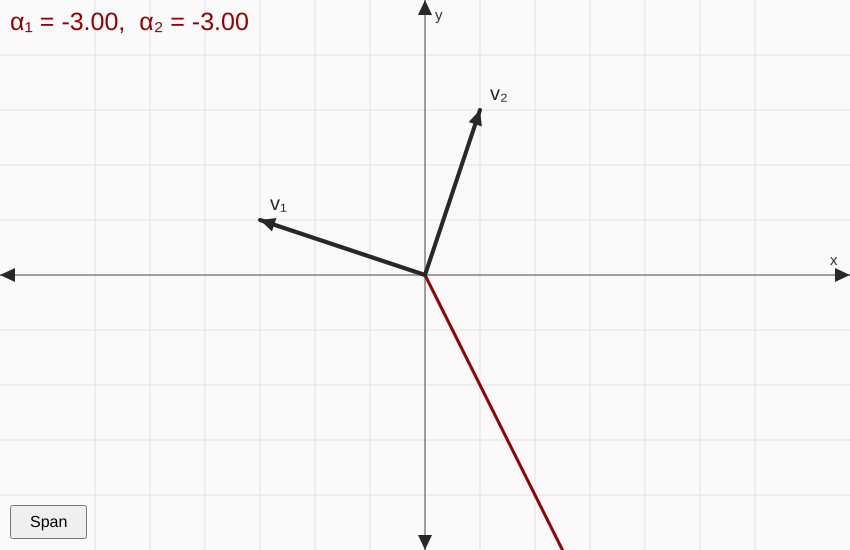
Frame 1 (no input)
Frame 60 (no input): identical to frame 1, image omitted
Frame 120 (the mouse pressed at the canvas centre since frame 60): identical to frame 1, image omitted

The p5.js sketch that drew this single still picture (run headless with seeded random() and noise() and a simulated clock; from frame 60 on, the mouse is pressed at the canvas centre):

// p5.js sketch
// ── sketch.js
let v1 = { x: -3, y: 1 };
let v2 = { x: 1, y: 3 };

let scale = 55;

// coefficient range
let minCoeff = -3;
let maxCoeff = 3;
let step = 0.25;

// Store previous vectors
let traces = [];

let a = minCoeff;
let b = minCoeff;

let timer = 0;
let delay = 3;

let animating = false;
let spanButton;


// ==================================================
// Setup
// ==================================================

function setup() {

    createCanvas(850, 550);

    angleMode(RADIANS);

    // Create button
    spanButton = createButton("Span");

    spanButton.style("font-size", "16px");
    spanButton.style("padding", "6px 18px");
    spanButton.style("cursor", "pointer");

    // Position at bottom centre of canvas
    spanButton.position(
        10,
        height - 45
    );

    spanButton.mousePressed(toggleAnimation);
}


// ==================================================
// Draw
// ==================================================

function draw() {

    background(250);

    push();

    translate(width / 2, height / 2);

    drawGrid();
    drawAxes();

    // Previous vectors
    for (let v of traces) {
        drawTrace(v.x, v.y);
    }

    // Current vector
    let x = a * v1.x + b * v2.x;
    let y = a * v1.y + b * v2.y;

    drawCombination(x, y, a, b);

    // Original spanning vectors
    drawVector(v1, "v₁");
    drawVector(v2, "v₂");

    pop();


    // ==================================================
    // Animation
    // ==================================================

    if (animating) {

        timer++;

        if (timer > delay) {

            timer = 0;

            // Save current vector
            traces.push({
                x: x,
                y: y
            });

            // Move left → right
            a += step;

            // Move to next row
            if (a > maxCoeff) {

                a = minCoeff;
                b += step;
            }

            // Finished entire span
            if (b > maxCoeff) {

                animating = false;

                spanButton.html("Span");

                a = minCoeff;
                b = minCoeff;
            }
        }
    }
}


// ==================================================
// Start / Stop
// ==================================================

function toggleAnimation() {

    animating = !animating;

    if (animating) {

        spanButton.html("Stop");

    } else {

        spanButton.html("Span");
    }
}


// ==================================================
// Coordinate axes
// ==================================================

function drawAxes() {

    stroke(80);
    strokeWeight(1);

    // x-axis
    line(-width / 2, 0, width / 2, 0);

    // y-axis
    line(0, -height / 2, 0, height / 2);

    // Arrow heads
    drawArrowHead(width / 2, 0, 0);
    drawArrowHead(-width / 2, 0, PI);

    drawArrowHead(0, -height / 2, -PI / 2);
    drawArrowHead(0, height / 2, PI / 2);

    noStroke();

    fill(50);

    textSize(15);

    text("x", width / 2 - 20, -10);
    text("y", 10, -height / 2 + 20);
}


// ==================================================
// Grid
// ==================================================

function drawGrid() {

    stroke(225);
    strokeWeight(1);

    for (let x = -6; x <= 6; x++) {

        line(
            x * scale,
            -height / 2,
            x * scale,
            height / 2
        );
    }

    for (let y = -4; y <= 4; y++) {

        line(
            -width / 2,
            y * scale,
            width / 2,
            y * scale
        );
    }
}


// ==================================================
// Original vectors
// ==================================================

function drawVector(v, label) {

    let x = v.x * scale;
    let y = -v.y * scale;

    stroke(40);
    strokeWeight(4);

    line(0, 0, x, y);

    let angle = atan2(y, x);

    drawArrowHead(x, y, angle);

    noStroke();

    fill(40);

    textSize(20);

    text(
        label,
        x + 10,
        y - 10
    );
}


// ==================================================
// Trace
// ==================================================

function drawTrace(x, y) {

    let px = x * scale;
    let py = -y * scale;

    if (
        px < -width / 2 ||
        px > width / 2 ||
        py < -height / 2 ||
        py > height / 2
    ) {
        return;
    }

    stroke(120);
    strokeWeight(1);

    line(0, 0, px, py);

    noStroke();

    fill(130);

    circle(px, py, 4);
}


// ==================================================
// Current vector
// ==================================================

function drawCombination(x, y, a, b) {

    let px = x * scale;
    let py = -y * scale;

    stroke(150, 0, 0);
    strokeWeight(3);

    line(0, 0, px, py);

    let angle = atan2(py, px);

    drawArrowHead(px, py, angle);

    noStroke();

    fill(150, 0, 0);

    circle(px, py, 7);

    fill(150, 0, 0);

    textSize(25);

    text(
        `α₁ = ${a.toFixed(2)},  α₂ = ${b.toFixed(2)}`,
        -width / 2 + 10,
        -height / 2 + 30
    );

    // text(
    //     `v = α₁ v₁ + α₂ v₂`,
    //     -width / 2 + 10,
    //     -height / 2 + 60
    // );
}


// ==================================================
// Arrow head
// ==================================================

function drawArrowHead(x, y, angle) {

    push();

    translate(x, y);

    rotate(angle);

    fill(40);

    noStroke();

    triangle(
        0, 0,
        -15, -7,
        -15, 7
    );

    pop();
}
